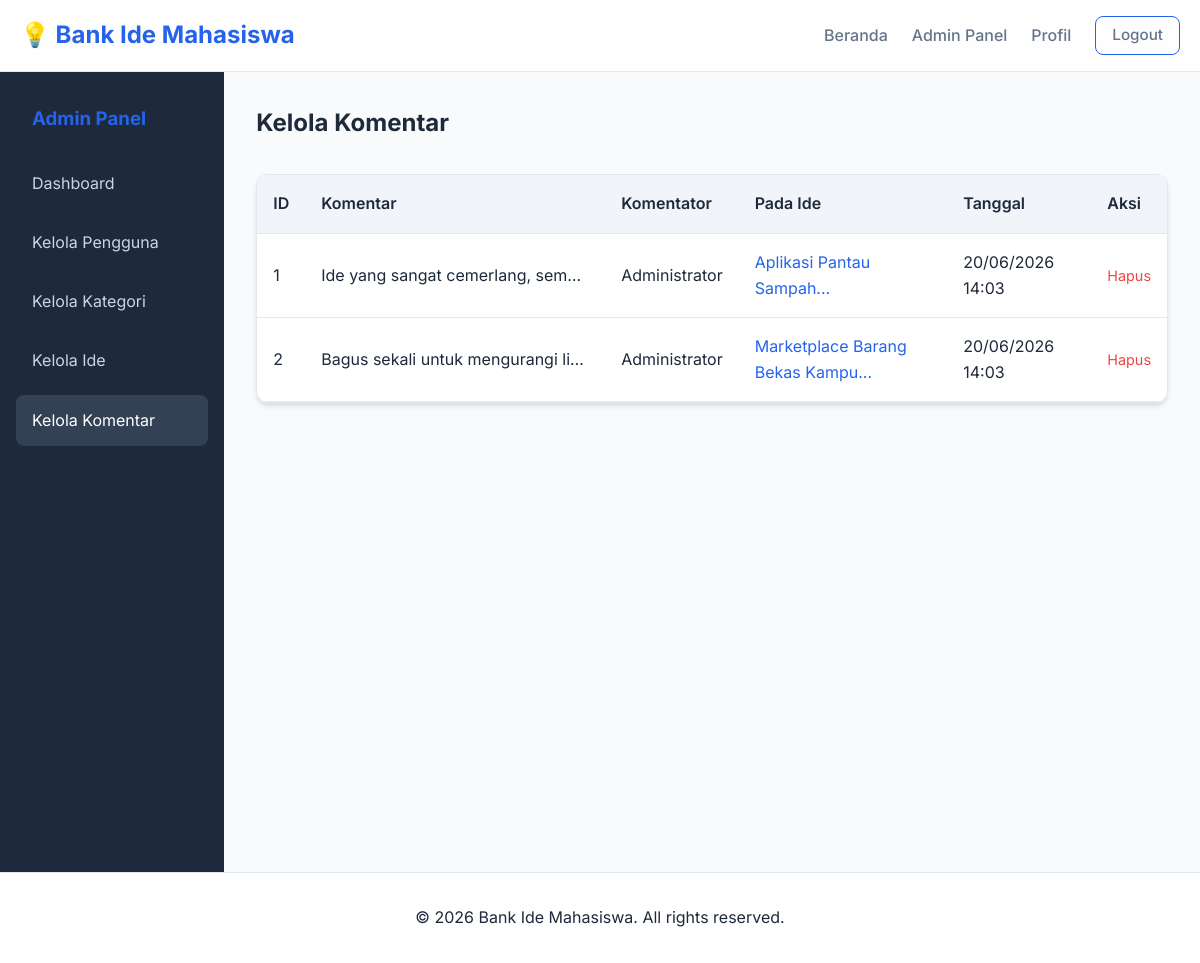
The app's page /admin/comments.php (signed in) with its own data.
### tables this page shows
CREATE TABLE komentar (
    id_komentar INT AUTO_INCREMENT PRIMARY KEY,
    isi_komentar TEXT NOT NULL,
    tanggal_komentar DATETIME DEFAULT CURRENT_TIMESTAMP,
    id_user INT,
    id_ide INT,
    FOREIGN KEY (id_user) REFERENCES users(id_user) ON DELETE CASCADE,
    FOREIGN KEY (id_ide) REFERENCES ide(id_ide) ON DELETE CASCADE
);

CREATE TABLE users (
    id_user INT AUTO_INCREMENT PRIMARY KEY,
    nama VARCHAR(100) NOT NULL,
    email VARCHAR(100) NOT NULL UNIQUE,
    password VARCHAR(255) NOT NULL,
    role ENUM('admin', 'user') DEFAULT 'user'
);

CREATE TABLE ide (
    id_ide INT AUTO_INCREMENT PRIMARY KEY,
    judul_ide VARCHAR(255) NOT NULL,
    deskripsi TEXT NOT NULL,
    tanggal_upload DATETIME DEFAULT CURRENT_TIMESTAMP,
    id_user INT,
    id_kategori INT,
    FOREIGN KEY (id_user) REFERENCES users(id_user) ON DELETE CASCADE,
    FOREIGN KEY (id_kategori) REFERENCES kategori(id_kategori) ON DELETE SET NULL
);

### admin/comments.php (the view, shortened to what this page needs)
<?php
require_once '../config/database.php';
$stmt = $pdo->query("
    SELECT c.*, u.nama, i.judul_ide
    FROM komentar c
    LEFT JOIN users u ON c.id_user = u.id_user
    LEFT JOIN ide i ON c.id_ide = i.id_ide
    ORDER BY c.tanggal_komentar DESC
");
$comments = $stmt->fetchAll();
?>
<?php include '../includes/header.php'; ?>
<?php include '../includes/navbar.php'; ?>
<div class="admin-layout">
    <div class="admin-sidebar">
        <h3 style="margin-bottom: 1.5rem; padding-left: 1rem; color: var(--primary-color);">Admin Panel</h3>
        <a href="index.php">Dashboard</a>
        <a href="users.php">Kelola Pengguna</a>
        <a href="categories.php">Kelola Kategori</a>
        <a href="ideas.php">Kelola Ide</a>
        <a href="comments.php" class="active">Kelola Komentar</a>
    </div>
    <div class="admin-content">
        <h2 class="mb-2">Kelola Komentar</h2>
        <div class="table-container">
            <table>
                <thead>
                    <tr>
                        <th>ID</th>
                        <th>Komentar</th>
                        <th>Komentator</th>
                        <th>Pada Ide</th>
                        <th>Tanggal</th>
                        <th>Aksi</th>
                    </tr>
                </thead>
                <tbody>
                    <?php foreach($comments as $c): ?>
                    <tr>
                        <td><?php echo $c['id_komentar']; ?></td>
                        <td style="max-width: 300px;">
                            <div style="white-space: nowrap; overflow: hidden; text-overflow: ellipsis;">
                                <?php echo htmlspecialchars($c['isi_komentar']); ?>
                            </div>
                        </td>
                        <td><?php echo htmlspecialchars($c['nama']); ?></td>
                        <td>
                            <a href="../ide_detail.php?id=<?php echo $c['id_ide']; ?>" target="_blank" style="color: var(--primary-color); text-decoration: none;">
                                <?php echo htmlspecialchars(substr($c['judul_ide'], 0, 30)) . '...'; ?>
                            </a>
                        </td>
                        <td><?php echo date('d/m/Y H:i', strtotime($c['tanggal_komentar'])); ?></td>
                        <td>
                            <a href="comments.php?delete=<?php echo $c['id_komentar']; ?>" class="btn-delete" style="color: var(--danger); text-decoration: none; font-size: 0.9rem;">Hapus</a>
                        </td>
                    </tr>
                    <?php endforeach; ?>
                </tbody>
            </table>
        </div>
    </div>
</div>
<?php include '../includes/footer.php'; ?>

### assets/css/style.css (style rules this page uses)
:root { --primary-color: #2563eb; --primary-hover: #1d4ed8; --secondary-color: #f1f5f9; --bg-color: #f8fafc; --text-main: #1e293b; --text-muted: #64748b; --border-color: #e2e8f0; --white: #ffffff; --danger: #ef4444; --success: #10b981; --card-shadow: 0 4px 6px -1px rgba(0, 0, 0, 0.1), 0 2px 4px -1px rgba(0, 0, 0, 0.06); --hover-shadow: 0 10px 15px -3px rgba(0, 0, 0, 0.1), 0 4px 6px -2px rgba(0, 0, 0, 0.05); --radius: 12px; --transition: all 0.3s ease; }
* { margin: 0; padding: 0; box-sizing: border-box; font-family: 'Inter', sans-serif; }
body { background-color: var(--bg-color); color: var(--text-main); line-height: 1.6; min-height: 100vh; display: flex; flex-direction: column; }
.mb-2 { margin-bottom: 2rem; }
.table-container { background: var(--white); border-radius: var(--radius); box-shadow: var(--card-shadow); overflow-x: auto; border: 1px solid var(--border-color); }
table { width: 100%; border-collapse: collapse; }
th, td { padding: 1rem; text-align: left; border-bottom: 1px solid var(--border-color); }
th { background-color: var(--secondary-color); font-weight: 600; color: var(--text-main); }
.admin-layout { display: flex; min-height: 100vh; }
.admin-sidebar { width: 250px; background: #1e293b; color: var(--white); padding: 2rem 1rem; }
.admin-sidebar a { color: #cbd5e1; text-decoration: none; display: block; padding: 0.8rem 1rem; border-radius: 8px; margin-bottom: 0.5rem; transition: var(--transition); }
.admin-sidebar a:hover, .admin-sidebar a.active { background: #334155; color: var(--white); }
.admin-content { flex-grow: 1; padding: 2rem; background: var(--bg-color); overflow-y: auto; }

### records on screen
komentar: id_komentar "1", isi_komentar "Ide yang sangat cemerlang, sem…", id_user.nama "Administrator", id_ide.judul_ide "Aplikasi Pantau Sampah", tanggal_komentar "20/06/2026 14:03"
komentar: id_komentar "2", isi_komentar "Bagus sekali untuk mengurangi li…", id_user.nama "Administrator", id_ide.judul_ide "Marketplace Barang Bekas Kampu", tanggal_komentar "20/06/2026 14:03"
